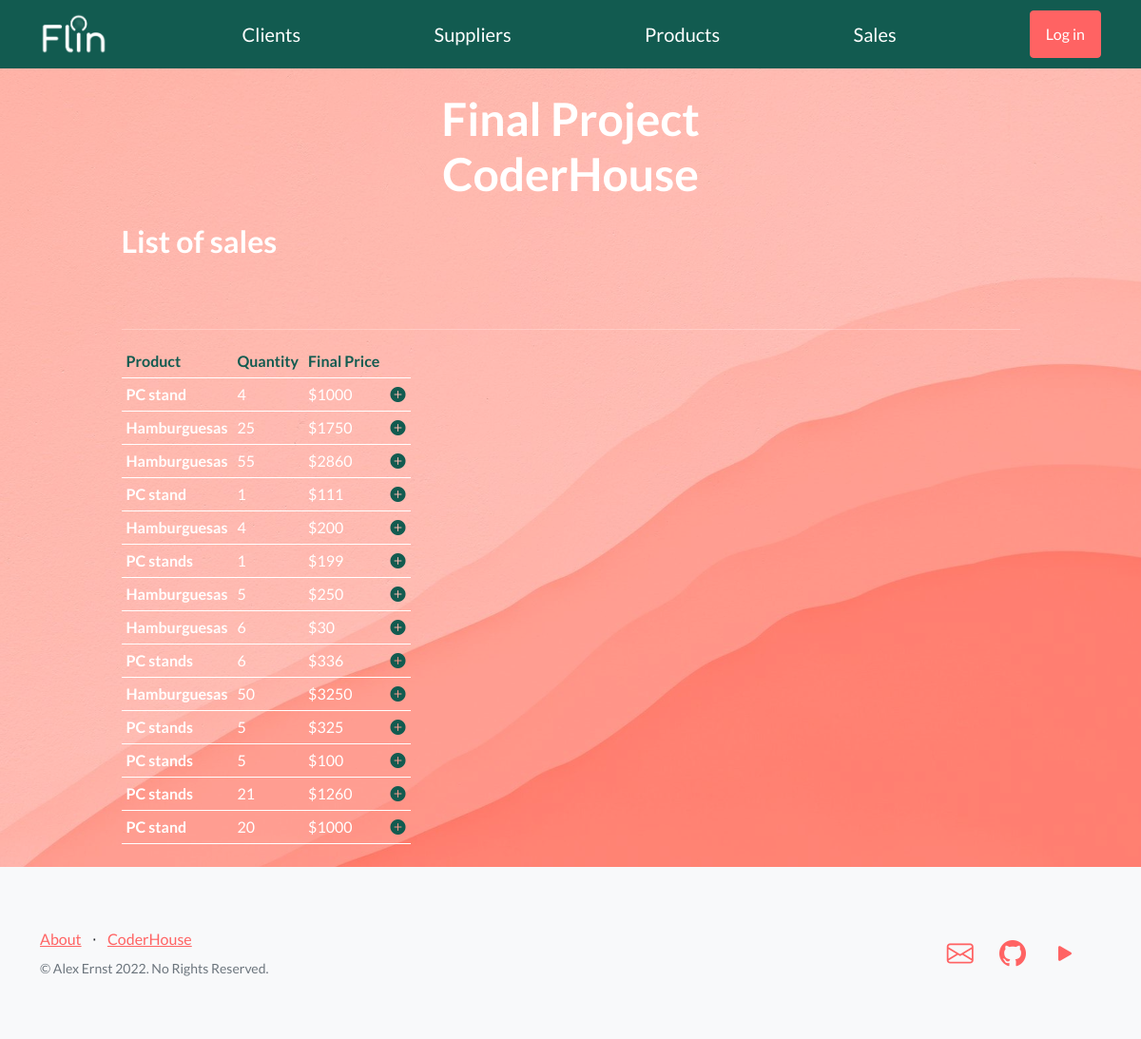
Before: /sales/ with the older database file.
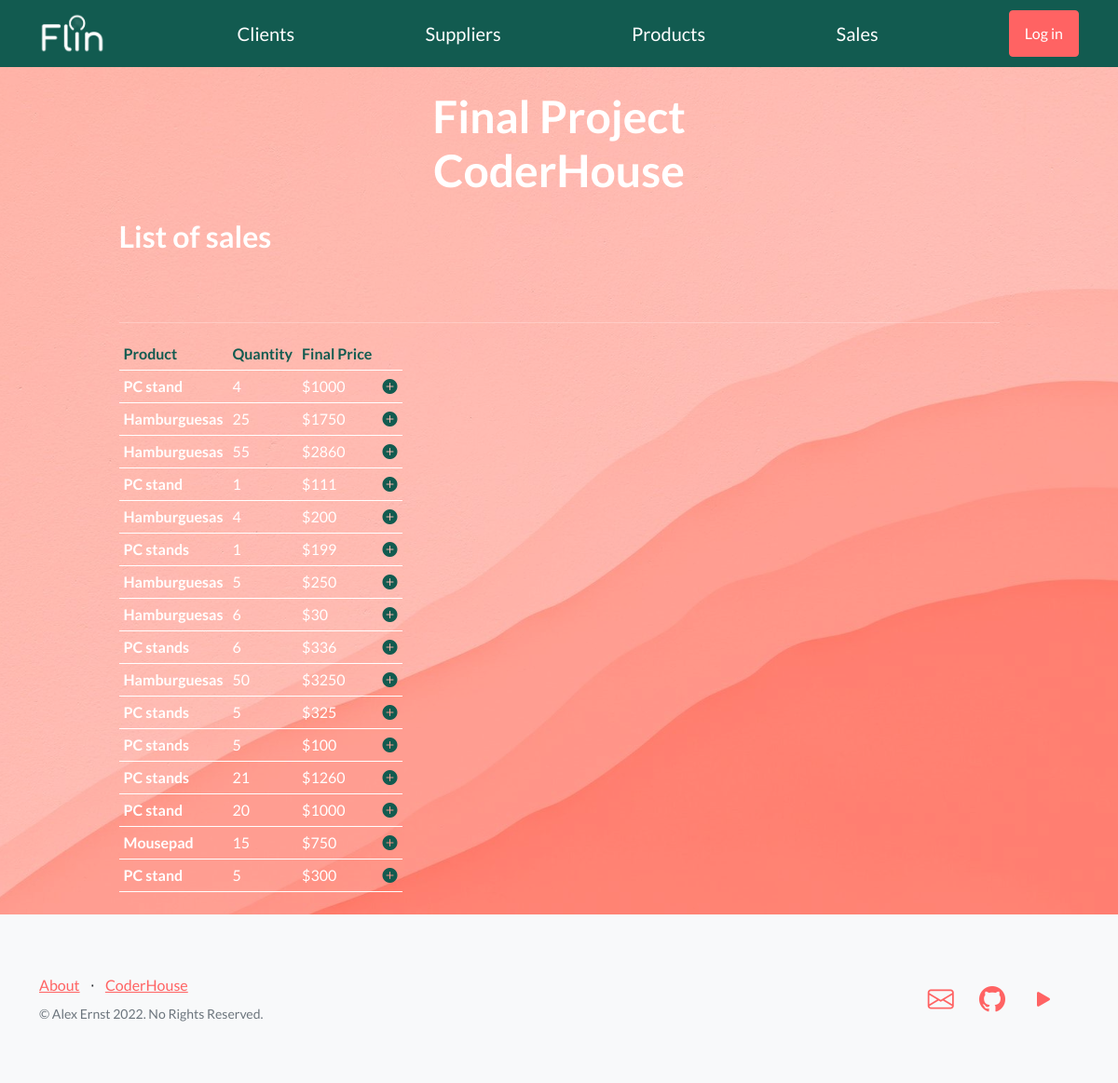
After: the same page with the newer database file.
### sales/models.py (models this page shows)
class Sale(models.Model):
    client = models.CharField(max_length=40, default=' ')
    product = models.CharField(max_length=40, default=' ')
    unit_price = models.IntegerField(default=0)
    quantity = models.IntegerField(default=0)
    final_price = models.IntegerField(default=0)
    date = models.DateField(default="2000-01-01")
    seller = models.CharField(max_length=40, default=' ', null=True, blank=True)

### sales/views.py (the view)
# urls.py: path('', views.SaleListView.as_view(), name='sale-list'),
class SaleListView(ListView):
    model = Sale
    template_name = "sales/sale_list.html"

### sales/templates/sales/sale_list.html (shortened to what this page needs)
{% extends "main/index.html" %}
{% load static %}
{% block content %}
<h2>List of sales</h2>
<br><br>
<hr>
{% if sale_list %}
    <table>
            <tr style="border-bottom: 1px solid #fff">
            <th style="padding: 5px; color: #125B50">Product</th>
            <th style="padding: 5px; color: #125B50">Quantity</th>
            <th style="padding: 5px; color: #125B50" >Final Price</th>
            </tr>
        {% for sale in sale_list %}
        <tr style="border-bottom: 1px solid #fff">
           <td style="padding: 5px"><b>{{sale.product}}</b></td><td style="padding: 5px">{{sale.quantity}}</td><td style="padding: 5px">${{sale.final_price}}</td>
           <td><a href="{% url 'sales:sale-detail' sale.id %}" style="padding: 5px">
                <i class="bi-plus-circle-fill" style="color: #125B50"> </i>
            </a></td>
        </tr>
    {% endfor %}
    </table>
{% else %}
<h4><p style="color: #125B50">No sales yet</p></h4>
{% endif %}
{% endblock %}

### main/templates/main/index.html (shortened to what this page needs)
<!DOCTYPE html>
<html lang="en">
    <head>
        {% load static %}
        <link href="https://cdn.jsdelivr.net/npm/bootstrap-icons@1.5.0/font/bootstrap-icons.css" rel="stylesheet" type="text/css" />
        <link href="{% static 'main/css/styles.css' %}" rel="stylesheet" />
    </head>
    <body>
        <nav class="navbar navbar-light static-top" style="background-color: #125B50;">
            <div class="container">
                <a class="navbar-brand" href="{% url 'home' %}"><img style="height: 2.3em" src="{% static 'main/assets/Flin_isologo_blanco.png' %}" alt="Home"></a>
                <a class="navbar-brand" href="{% url 'clients:client-list' %}">Clients</a>
                <a class="navbar-brand" href="{% url 'suppliers:supplier-list' %}">Suppliers</a>
                <a class="navbar-brand" href="{% url 'products:product-list' %}">Products</a>
                <a class="navbar-brand" href="{% url 'sales:sale-list' %}">Sales</a>
                {% if user.is_authenticated %}
                <div class="dropdown">
                  <button class="btn btn-primary dropdown-toggle" type="button" id="dropdownMenuButton" data-bs-toggle="dropdown" aria-haspopup="true" aria-expanded="false">
                      {% if url %}
                      <img src="{{url}}" height=30em style="border-radius:0.3em">
                      {% else %}
                      {{ user.username }}
                      {% endif %}
                  </button>
                  <div class="dropdown-menu" aria-labelledby="dropdownMenuButton">
                    <a class="dropdown-item" href="{% url 'accounts:user-logout' %}">Log out</a>
                    <a class="dropdown-item" href="{% url 'accounts:profile' %}">Profile</a>
                    {% if user.is_superuser %}
                    <a class="dropdown-item" href="/admin">Admin Panel</a>
                    {%endif%}
                  </div>
                </div>
                {% else %}
                <a  class="btn btn-primary" href="{% url 'accounts:user-login' %}">Log in</a>
                {% endif %}
            </div>
        </nav>
        <header class="masthead">
            <div class="container position-relative">
                <div class="row justify-content-center">
                    <div class="col-xl-6">
                        <div class="text-center text-white">
                            <h1 class="mb-5">Final Project<br>CoderHouse</h1>
                            <div class="text-lg-start text-white">
                                {% block content %}
                                {% endblock %}
                            </div>
                        </div>
                    </div>
                </div>
            </div>
        </header>
        <footer class="footer bg-light">
            <div class="container">
                <div class="row">
                    <div class="col-lg-6 h-100 text-center text-lg-start my-auto">
                        <ul class="list-inline mb-2">
                            <li class="list-inline-item"><a href="/about">About</a></li>
                            <li class="list-inline-item">⋅</li>
                            <li class="list-inline-item"><a href="https://www.coderhouse.com" target="_blank">CoderHouse</a></li>
                        </ul>
                        <p class="text-muted small mb-4 mb-lg-0">&copy; Alex Ernst 2022. No Rights Reserved.</p>
                    </div>
                    <div class="col-lg-6 h-100 text-center text-lg-end my-auto">
                        <ul class="list-inline mb-0">
                            <li class="list-inline-item me-4">
                                <a href="mailto:alex24oct@gmail.com?subject=Webpage contact" target="_blank"><i class="bi-envelope fs-3"></i></a>
                            </li>
                            <li class="list-inline-item me-4">
                                <a href="https://github.com/Flincho/Proyecto-Final" target="_blank"><i class="bi-github fs-3"></i></a>
                            </li>
                            <li class="list-inline-item me-4">
                                <a href="https://www.youtube.com/watch?v=a3Z7zEc7AXQ&t" target="_blank"><i class="bi-play-fill fs-3"></i></a>
                            </li>
                        </ul>
                    </div>
                </div>
            </div>
        </footer>
    </body>
</html>

Changed rows visible on the page:
added Sale: product "Mousepad", quantity "15", final_price "750"
added Sale: product "PC stand", quantity "5", final_price "300"
